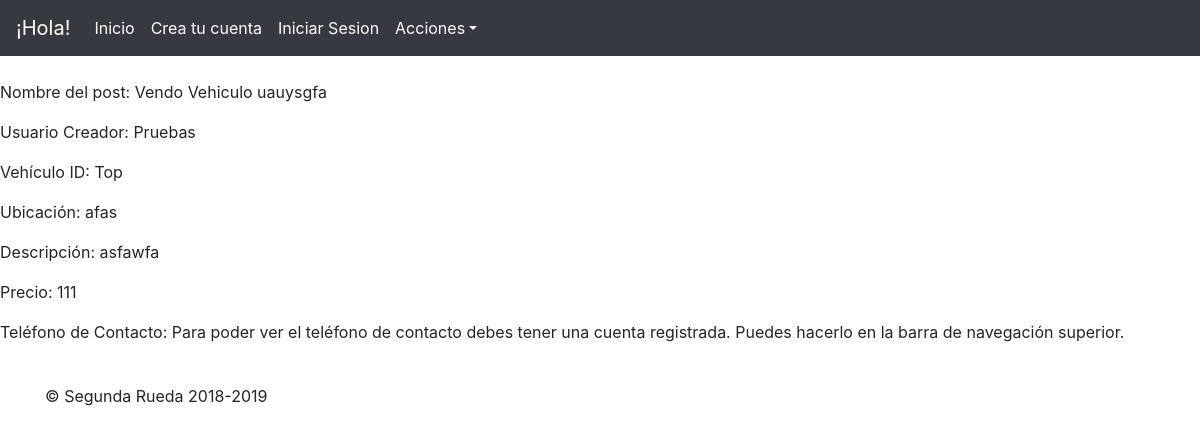
Page /posts/mostrar/2/ on the earlier database version.
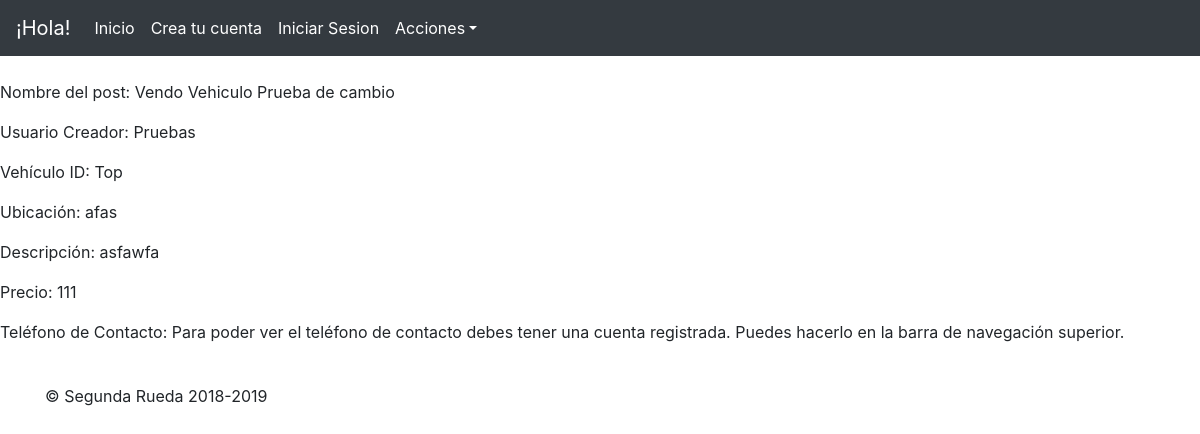
Same page on the later database version.
### SeRu/models.py (models this page shows, shortened)
class Post(models.Model):
	nombre_post = models.CharField(max_length=50,null=False,default='Vendo Vehiculo')
	usuario_creador = models.ForeignKey('User',on_delete=models.CASCADE)
	vehiculo_id = models.ForeignKey('Vehiculo',on_delete=models.CASCADE)
	ubicacion = models.CharField(max_length=100,null=False)
	descripcion = models.TextField(null=False)
	precio = models.PositiveIntegerField(null=False)

class User(AbstractUser):
	telefono_contacto = models.CharField(max_length=9,null=False,default='000000000')

class Vehiculo(models.Model):
	clase_vehiculo = models.CharField(null=False,max_length=100)
	marca = models.CharField(null=False,max_length=100)
	modelo = models.TextField(null=False)
	tipo = models.TextField(null=False)
	def __unicode__(self):
		return self.modelo

### SeRu/views.py (the view)
# urls.py: url(r'^posts/mostrar/(?P<pk>[0-9]+)/$',MuestraPost.as_view(),name='mostrar_post'),
class MuestraPost(DetailView):
	model = Post
	fields = '__all__'
	template_name='SeRu/mostrar_post.html'

### SeRu/templates/SeRu/mostrar_post.html (shortened to what this page needs)
{% extends "base.html" %}
{% block content %}
        <p>Nombre del post: {{ object.nombre_post }}</p>
        <p>Usuario Creador: {{ object.usuario_creador }}</p>
        <p>Vehículo ID: {{ object.vehiculo_id }}</p>
        <p>Ubicación: {{ object.ubicacion }}</p>
        <p>Descripción: {{ object.descripcion }}</p>
        <p>Precio: {{ object.precio }}</p>
        {% if not user.is_authenticated %}
        <p>Teléfono de Contacto: Para poder ver el teléfono de contacto debes tener una cuenta registrada. Puedes hacerlo en la barra de navegación superior.</p>
        {% endif %}
{% endblock content %}

Differences in the rows shown:
changed Post "afas": nombre_post "Vendo Vehiculo uauysgfa" → "Vendo Vehiculo Prueba de cambio"
